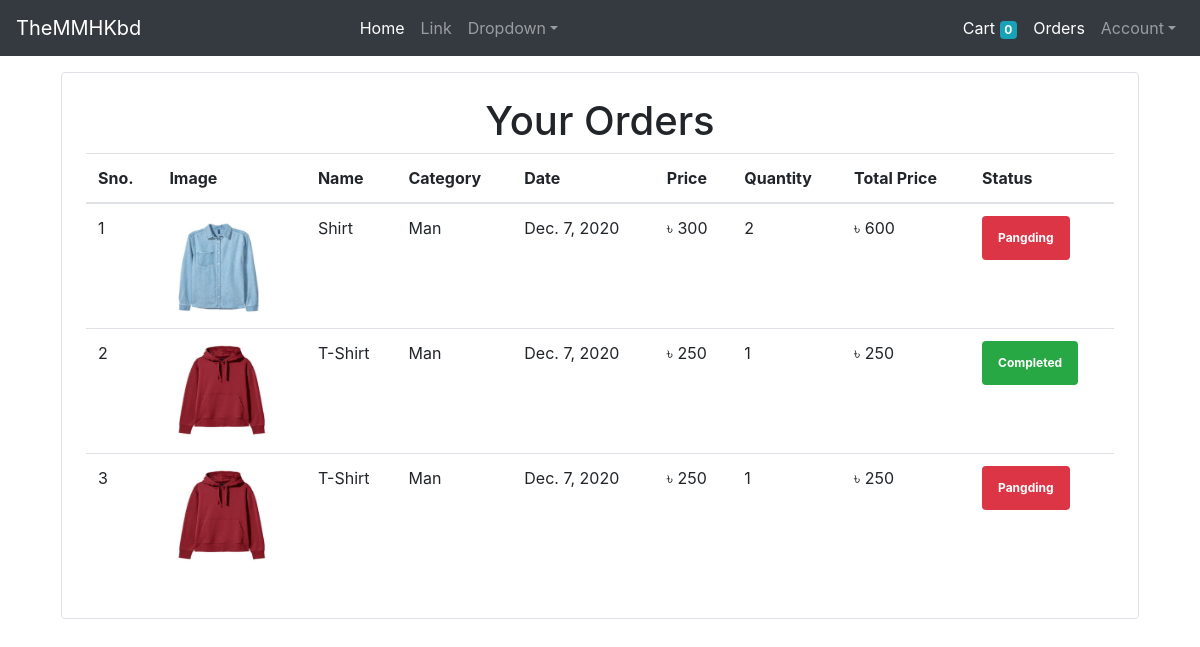
The page /order (signed in) on the database its author committed.
### store/models/orders.py (models this page shows, shortened)
class Order(models.Model):
    product = models.ForeignKey(Product, on_delete=models.CASCADE)
    customer = models.ForeignKey(Customer, on_delete=models.CASCADE)
    quantity = models.IntegerField()
    price = models.IntegerField()
    address = models.CharField(max_length=150,default='')
    phone = models.CharField(max_length=15,default='')
    date = models.DateField(default = datetime.datetime.today)
    status = models.BooleanField(default=False)
    def __str__(self):
        return self.address
    @staticmethod
    def get_orders_by_customer(customer_id):
        return Order.objects.filter(customer = customer_id).order_by('-id')

### store/models/product.py (models this page shows, shortened)
class Product(models.Model):
    name = models.CharField(max_length=50)
    price = models.IntegerField(default=0)
    description = models.TextField(max_length=500,null=True,blank=True)
    category = models.ForeignKey(Category,on_delete=models.CASCADE,default=1)
    image = models.ImageField(upload_to = 'products/')

### store/models/category.py (models this page shows, shortened)
class Category(models.Model):
    name = models.CharField(max_length=25)
    def __str__(self):
        return self.name

### store/views.py (the view)
# urls.py: path('order',OrderView.as_view(),name='order'),
class OrderView(View):
    @method_decorator(auth_middleware)
    def get(self,request):
        customer = request.session.get('customer')
        orders = Order.get_orders_by_customer(customer)
        print(orders)
        return render(request,'orders.html',{'orders':orders})

### store/templatetags/cart.py (called while the page is built)
@register.filter(name='currency')
def currency(number):
    return "৳ "+str(number)

@register.filter(name='multiply')
def multiply(number,number1):
    return number*number1

### templates/orders.html
{% extends 'base.html' %}
{% load cart %}
{% block content %}
<div class="container">
  <div class="border rounded p-4 m-3">
    <h1 class='text-center'>Your Orders</h1>
    <table class="table">
      <thead>
        <tr>
          <th>Sno.</th>
          <th>Image</th>
          <th>Name</th>
          <th>Category</th>
          <th>Date</th>
          <th>Price</th>
          <th>Quantity</th>
          <th>Total Price</th>
          <th>Status</th>
        </tr>
      </thead>
      <tbody>
    {% for order in orders %}
        <tr>
          <td>{{ forloop.counter }}</td>
          <td><img src="{{ order.product.image.url }}" width="100px" height="100px" alt=""></td>
          <td>{{ order.product.name}}</td>
          <td>{{ order.product.category}}</td>
          <td>{{ order.date}}</td>
          <td>{{ order.price|currency }}</td>
          <td>{{ order.quantity}}</td>
          <td>{{ order.quantity|multiply:order.price|currency }}</td>
          {% if order.status %}
          <td><small class="badge badge-success p-3">Completed</small></td>
          {% else %}
          <td><small class="badge badge-danger p-3">Pangding</small></td>
          {% endif %}
        </tr>
    {% endfor %}
      </tbody>
    </table>
  </div>
</div>
{% endblock %}

### rows shown on the page
Order: product.image (picture), product.name "Shirt", product.category "Man", date "Dec. 7, 2020", price "৳ 300", quantity "2", quantity|multiply "৳ 600", status "Pangding"
Order: product.image (picture), product.name "T-Shirt", product.category "Man", date "Dec. 7, 2020", price "৳ 250", quantity "1", quantity|multiply "৳ 250", status "Completed"
Order: product.image (picture), product.name "T-Shirt", product.category "Man", date "Dec. 7, 2020", price "৳ 250", quantity "1", quantity|multiply "৳ 250", status "Pangding"
